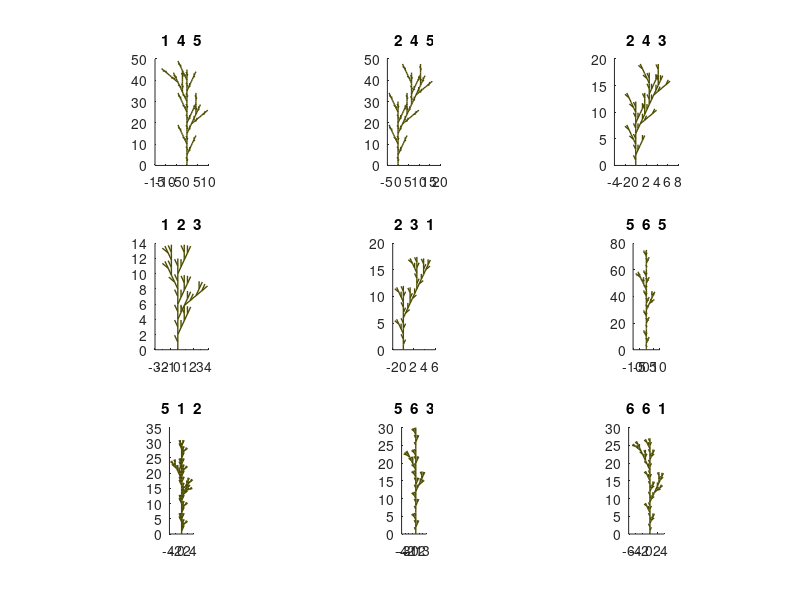

Write MATLAB code to recreate this figure.

%
%L-system
%2D

clear all
clf


%Rules-- Cell array {1,x} is the xth string to be replaced
%      -- {2,x}

rule(1).before = 'F';
rule(1).after = 'F[+F]F[-F]F';

rule(2).before = 'F';
rule(2).after = 'F[+F[F]-F]F'; 

rule(3).before = 'F';
rule(3).after = 'F[-F]F'; 

rule(4).before = 'F'; %F
rule(4).after = 'F[+FF]F[-FF]F';

rule(5).before = 'F';
rule(5).after = 'FF[+F+]F[-F-]FF';

rule(6).before = 'F';
rule(6).after = 'F[+F]F[-F]F';

nRules = length(rule);

%ruleList = [1  2  5 6];

%angle: +operator means turn left; -operator means turn right
delta = 25; %degrees

%length of the line segments corresponding to the symbols F and G
lenF = 1;
lenG = 1;

%number of repititions
nReps = 3;
 
%do 4 different cases
for p=1:9
    subplot(3,3,p)
    daspect([1 1 1]);
    %starting seed
    axiom = 'F';
    
    ruleList = fix(nRules*rand(nReps,1))+1
    
    for i=1:nReps
        
        %one character/cell, with indexes the same as original axiom string
        axiomINcells = cellstr(axiom'); 
        
        %choose a rule based on the iteration number
        j = ruleList(i);
        %the indexes of the chosen 'before' string
        hit = strfind(axiom, rule(j).before);
        if (length(hit)>=1)
            for k=hit
                axiomINcells{k} = rule(j).after;
            end
        end
        
        %now convert individual cells back to a string
        axiom=[];
        for j=1:length(axiomINcells)
            axiom = [axiom, axiomINcells{j}];
        end
    end
    
    % Now draw the string as turtle graphics
    %Upper case (e.g. F or G) causes a line to be drawn in the current direction of the turtle
    %Lower case causes a move with no draw
    %angle +operator means turn left; -operator means turn right
    
    %Init the turtle
    xT = 0;
    yT = 0;
    aT = 0;
    da = delta/57.29 ; %convert to radians
    
    %init the turtle stack
    stkPtr = 1;
    
    %set(gca,'xlim', [-5 5], 'ylim', [-5 5]);
    hold on
    
    for i=1:length(axiom)
        cmdT = axiom(i);
        switch cmdT
        case 'F'
            newxT = xT + lenF*cos(aT);
            newyT = yT + lenF*sin(aT);
            line([yT newyT], [xT newxT],'color',[.3 .3 0], 'linewidth',1);
            xT = newxT;
            yT = newyT;
        case 'G'
            newxT = xT + lenG*cos(aT);
            newyT = yT + lenG*sin(aT);
            line([yT newyT], [xT newxT],'color','g', 'linewidth',2);
            xT = newxT;
            yT = newyT;
        case '+'
            aT = aT + da;
        case '-'
            aT = aT - da;
        case '[' %push the stack
            stack(stkPtr).xT = xT ;
            stack(stkPtr).yT = yT ;
            stack(stkPtr).aT = aT ;
            stkPtr = stkPtr +1 ;
        case ']' %pop the stack
            stkPtr = stkPtr -1 ;
            xT = stack(stkPtr).xT ;
            yT = stack(stkPtr).yT ;
            aT = stack(stkPtr).aT ;
        otherwise
            disp('error')
            return
        end %case
        %drawnow
    end %for axiom
    title(num2str(ruleList'));
end %the 4 subplots






